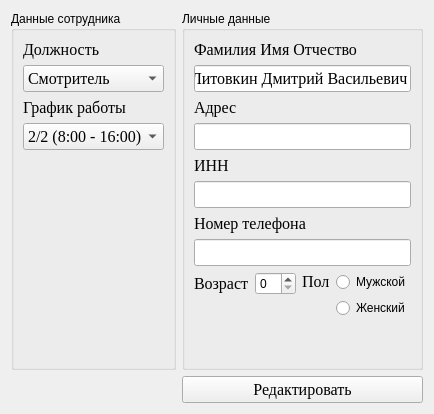
            <widget class="QWidget" name="Profile">
             <attribute name="title">
              <string>Профиль</string>
             </attribute>
             <layout class="QFormLayout" name="formLayout">
              <item row="0" column="0">
               <widget class="QGroupBox" name="groupBox_6">
                <property name="title">
                 <string>Данные сотрудника</string>
                </property>
                <layout class="QGridLayout" name="gridLayout_8">
                 <item row="2" column="0">
                  <spacer name="verticalSpacer_7">
                   <property name="orientation">
                    <enum>Qt::Vertical</enum>
                   </property>
                   <property name="sizeHint" stdset="0">
                    <size>
                     <width>20</width>
                     <height>40</height>
                    </size>
                   </property>
                  </spacer>
                 </item>
                 <item row="0" column="0">
                  <layout class="QVBoxLayout" name="verticalLayout_21">
                   <item>
                    <widget class="QLabel" name="label_20">
                     <property name="font">
                      <font>
                       <family>Georgia</family>
                       <pointsize>12</pointsize>
                      </font>
                     </property>
                     <property name="text">
                      <string>Должность</string>
                     </property>
                    </widget>
                   </item>
                   <item>
                    <widget class="QComboBox" name="comboBox_3">
                     <property name="font">
                      <font>
                       <family>Georgia</family>
                       <pointsize>12</pointsize>
                      </font>
                     </property>
                     <item>
                      <property name="text">
                       <string>Смотритель</string>
                      </property>
                     </item>
                    </widget>
                   </item>
                  </layout>
                 </item>
                 <item row="1" column="0">
                  <layout class="QVBoxLayout" name="verticalLayout_22">
                   <item>
                    <widget class="QLabel" name="label_21">
                     <property name="font">
                      <font>
                       <family>Georgia</family>
                       <pointsize>12</pointsize>
                      </font>
                     </property>
                     <property name="text">
                      <string>График работы</string>
                     </property>
                    </widget>
                   </item>
                   <item>
                    <widget class="QComboBox" name="comboBox_4">
                     <property name="font">
                      <font>
                       <family>Georgia</family>
                       <pointsize>12</pointsize>
                      </font>
                     </property>
                     <item>
                      <property name="text">
                       <string>2/2 (8:00 - 16:00)</string>
                      </property>
                     </item>
                    </widget>
                   </item>
                  </layout>
                 </item>
                </layout>
               </widget>
              </item>
              <item row="0" column="1">
               <widget class="QGroupBox" name="groupBox_5">
                <property name="title">
                 <string>Личные данные</string>
                </property>
                <layout class="QGridLayout" name="gridLayout_7">
                 <item row="0" column="0">
                  <layout class="QVBoxLayout" name="verticalLayout_13">
                   <item>
                    <widget class="QLabel" name="label_13">
                     <property name="font">
                      <font>
                       <family>Georgia</family>
                       <pointsize>12</pointsize>
                      </font>
                     </property>
                     <property name="text">
                      <string>Фамилия Имя Отчество</string>
                     </property>
                    </widget>
                   </item>
                   <item>
                    <widget class="QLineEdit" name="lineEdit_10">
                     <property name="font">
                      <font>
                       <family>Georgia</family>
                       <pointsize>12</pointsize>
                      </font>
                     </property>
                     <property name="text">
                      <string>Литовкин Дмитрий Васильевич</string>
                     </property>
                     <property name="readOnly">
                      <bool>true</bool>
                     </property>
                    </widget>
                   </item>
                  </layout>
                 </item>
                 <item row="1" column="0">
                  <layout class="QVBoxLayout" name="verticalLayout_14">
                   <item>
                    <widget class="QLabel" name="label_15">
                     <property name="font">
                      <font>
                       <family>Georgia</family>
                       <pointsize>12</pointsize>
                      </font>
                     </property>
                     <property name="text">
                      <string>Адрес</string>
                     </property>
                    </widget>
                   </item>
                   <item>
                    <widget class="QLineEdit" name="lineEdit_12">
                     <property name="font">
                      <font>
                       <family>Georgia</family>
                       <pointsize>12</pointsize>
                      </font>
                     </property>
                     <property name="readOnly">
                      <bool>true</bool>
                     </property>
                    </widget>
                   </item>
                  </layout>
                 </item>
                 <item row="2" column="0">
                  <layout class="QVBoxLayout" name="verticalLayout_16">
                   <item>
                    <widget class="QLabel" name="label_16">
                     <property name="font">
                      <font>
                       <family>Georgia</family>
                       <pointsize>12</pointsize>
                      </font>
                     </property>
                     <property name="text">
                      <string>ИНН</string>
                     </property>
                    </widget>
                   </item>
                   <item>
                    <widget class="QLineEdit" name="lineEdit_13">
                     <property name="font">
                      <font>
                       <family>Georgia</family>
                       <pointsize>12</pointsize>
                      </font>
                     </property>
                     <property name="inputMask">
                      <string>9999999999</string>
                     </property>
                     <property name="readOnly">
                      <bool>true</bool>
                     </property>
                    </widget>
                   </item>
                  </layout>
                 </item>
                 <item row="3" column="0">
                  <layout class="QVBoxLayout" name="verticalLayout_17">
                   <item>
                    <widget class="QLabel" name="label_17">
                     <property name="font">
                      <font>
                       <family>Georgia</family>
                       <pointsize>12</pointsize>
                      </font>
                     </property>
                     <property name="text">
                      <string>Номер телефона</string>
                     </property>
                    </widget>
                   </item>
                   <item>
                    <widget class="QLineEdit" name="lineEdit_14">
                     <property name="font">
                      <font>
                       <family>Georgia</family>
                       <pointsize>12</pointsize>
                      </font>
                     </property>
                     <property name="readOnly">
                      <bool>true</bool>
                     </property>
                    </widget>
                   </item>
                  </layout>
                 </item>
                 <item row="4" column="0">
                  <layout class="QHBoxLayout" name="horizontalLayout_8">
                   <item>
                    <layout class="QVBoxLayout" name="verticalLayout_19">
                     <item>
                      <layout class="QHBoxLayout" name="horizontalLayout_4">
                       <item>
                        <widget class="QLabel" name="label_18">
                         <property name="font">
                          <font>
                           <family>Georgia</family>
                           <pointsize>12</pointsize>
                          </font>
                         </property>
                         <property name="text">
                          <string>Возраст</string>
                         </property>
                        </widget>
                       </item>
                       <item>
                        <widget class="QSpinBox" name="spinBox"/>
                       </item>
                      </layout>
                     </item>
                     <item>
                      <spacer name="verticalSpacer_3">
                       <property name="orientation">
                        <enum>Qt::Vertical</enum>
                       </property>
                       <property name="sizeHint" stdset="0">
                        <size>
                         <width>20</width>
                         <height>40</height>
                        </size>
                       </property>
                      </spacer>
                     </item>
                    </layout>
                   </item>
                   <item>
                    <layout class="QHBoxLayout" name="horizontalLayout_7">
                     <item>
                      <layout class="QVBoxLayout" name="verticalLayout_20">
                       <item>
                        <widget class="QLabel" name="label_19">
                         <property name="font">
                          <font>
                           <family>Georgia</family>
                           <pointsize>12</pointsize>
                          </font>
                         </property>
                         <property name="text">
                          <string>Пол</string>
                         </property>
                        </widget>
                       </item>
                       <item>
                        <spacer name="verticalSpacer_5">
                         <property name="orientation">
                          <enum>Qt::Vertical</enum>
                         </property>
                         <property name="sizeHint" stdset="0">
                          <size>
                           <width>20</width>
                           <height>40</height>
                          </size>
                         </property>
                        </spacer>
                       </item>
                      </layout>
                     </item>
                     <item>
                      <layout class="QVBoxLayout" name="verticalLayout_18">
                       <item>
                        <widget class="QRadioButton" name="radioButton">
                         <property name="text">
                          <string>Мужской</string>
                         </property>
                        </widget>
                       </item>
                       <item>
                        <widget class="QRadioButton" name="radioButton_2">
                         <property name="text">
                          <string>Женский</string>
                         </property>
                        </widget>
                       </item>
                       <item>
                        <spacer name="verticalSpacer_6">
                         <property name="orientation">
                          <enum>Qt::Vertical</enum>
                         </property>
                         <property name="sizeHint" stdset="0">
                          <size>
                           <width>20</width>
                           <height>40</height>
                          </size>
                         </property>
                        </spacer>
                       </item>
                      </layout>
                     </item>
                    </layout>
                   </item>
                  </layout>
                 </item>
                </layout>
               </widget>
              </item>
              <item row="1" column="1">
               <widget class="QPushButton" name="pushButton_5">
                <property name="font">
                 <font>
                  <family>Georgia</family>
                  <pointsize>12</pointsize>
                 </font>
                </property>
                <property name="text">
                 <string>Редактировать</string>
                </property>
               </widget>
              </item>
             </layout>
            </widget>
